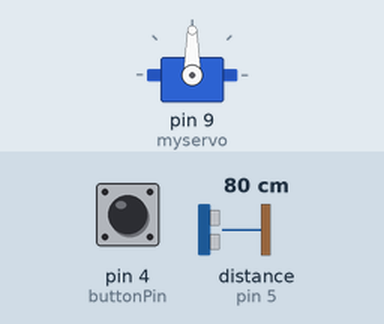
Bench run of a sketch on a simulated Arduino Uno, built with avr-gcc and run on an emulated ATmega328P. Shown: servo. Inputs (shaded band) come from the test bench; at power-on: distance to the obstacle (sensor on pin 5) 80 cm, pin 4 (buttonPin) HIGH. The echo pulse lasts 58.3 µs per cm.

Above: at 1.2 s.
1.3 s: distance to the obstacle (sensor on pin 5) set to 23 cm
2.8 s: distance to the obstacle (sensor on pin 5) set to 18 cm
At 3.05 s:
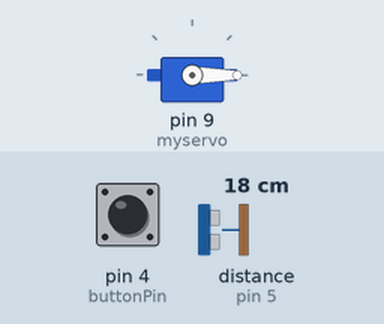
5.8 s: pin 4 (buttonPin) pulled LOW for 1 s
8.8 s: distance to the obstacle (sensor on pin 5) set to 4 cm
10.6 s: distance to the obstacle (sensor on pin 5) set to 2 cm
At 11.2 s:
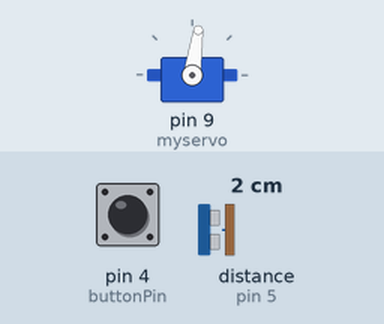
12.1 s: pin 4 (buttonPin) pulled LOW for 3.2 s
At 12.3 s:
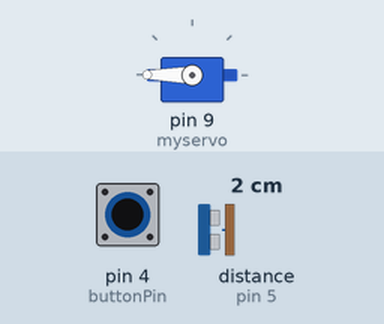
Timing chart, 0 to 17.0 s (numbered marks = the images above; inputs shaded):
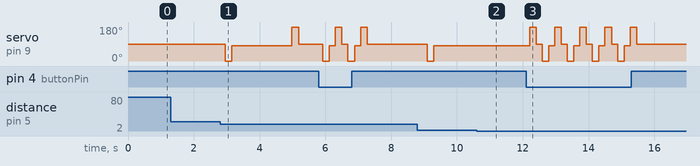

Measured:
- the behaviour switches between 21 and 20 cm on distance to the obstacle (sensor on pin 5) (found by bisection; images 0 and 1)
- the behaviour switches between 3 and 2 cm on distance to the obstacle (sensor on pin 5) (found by bisection; images 1 and 2)
- after the input at 1.3 s, every drawn part: stays the same
- after the input at 2.8 s, servo on pin 9 (myservo): 90° → 0° after 0.15 s, → 82° 0.20 s later, → 180° 1.8 s later, → 90° 0.20 s later
- after the input at 10.6 s, servo on pin 9 (myservo): stays 82° (without the input it goes to 180° after 0.52 s)
- after the input at 12.1 s, servo on pin 9 (myservo): 82° → 180° after 0.11 s, then repeats every 0.76 s: 90° 0.18 s, 0° 0.20 s, 82° 0.18 s, 180° 0.20 s, until it stays 90° from 15.5 s

The sketch:

servo_CL1.ino
```cpp
#include <Servo.h>
#include <NewPing.h>

char val, tempVal;


const int buttonPin = 4;
const int trigPin = 6;
const int echoPin = 5;
int inches;

bool pressed = false, sensed = false;

unsigned long time, previousTime = 0;

Servo myservo;

NewPing sonar(trigPin, echoPin, 30);

void setup()
{
  Serial.begin(9600);
  myservo.attach(9);
  pinMode(buttonPin, INPUT_PULLUP);
}


void loop ()
{
  time = millis();
  ultraRead();
  buttonRead();
  serialRead();
  if(tempVal != val){
    setServo();
  }
  tempVal = val;
}


void ultraRead()
{

    inches = sonar.ping_in(30);

   if(inches <= 7 && inches > 0 && (time - 2000) > previousTime)
  {
   sensed = true;
   previousTime = time;
   if(val == '0') {
        val = '1';
   }
   else {
        val = '0';
   }
  }else{
   sensed = false;
  }
}

void buttonRead()
{
  int sensorVal = digitalRead(buttonPin);

  if(sensorVal == LOW && !pressed)
  {
   pressed = true;
   if(val == '0') {
        val = '1';
   }
   else {
        val = '0';
   }
  }else{
   pressed = false;
  }
}

void serialRead()
{
  delay(90);
  if (Serial.available() > 0)
  {
    val = Serial.read();
  }
}

void moveServo(int initial, int del, int final)
{
      myservo.write(initial);
      delay(del);
      myservo.write(final);
}

void setServo()
{
  if (val == '0')
    {
      moveServo(0,200, 82);
    }
    else if (val == '1')
    {
      moveServo(180,200, 90);
    }
}
```
